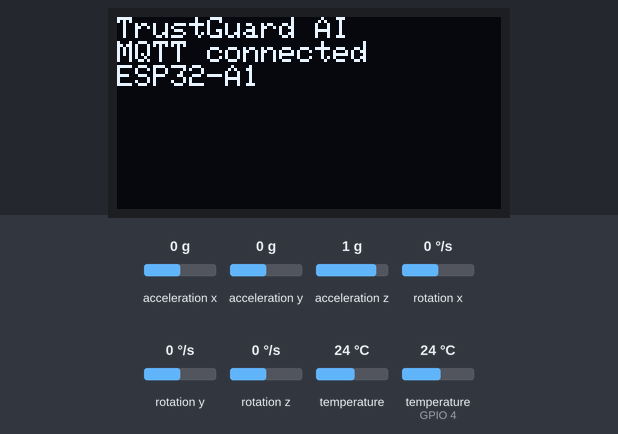
Recording of a sketch running on a simulated ESP32. Shown: 128×64 one-colour display. The test bench sets the inputs (shaded band); at power-on: acceleration z 1 g, acceleration x 0 g, temperature (sensor on GPIO 4) 24 °C, acceleration y 0 g, rotation x 0 °/s, rotation y 0 °/s, rotation z 0 °/s, temperature 24 °C. WiFi joins after 1.5 s; servers stay silent unless stated; the local clock reads 2024-03-15 10:24:30 at power-on unless the sketch sets it; no MQTT or app messages arrive unless stated; what the sketch prints to the serial monitor is not drawn.

Above: at 5.4 s.
5.5 s: acceleration z set to 0 g
At 6.8 s:
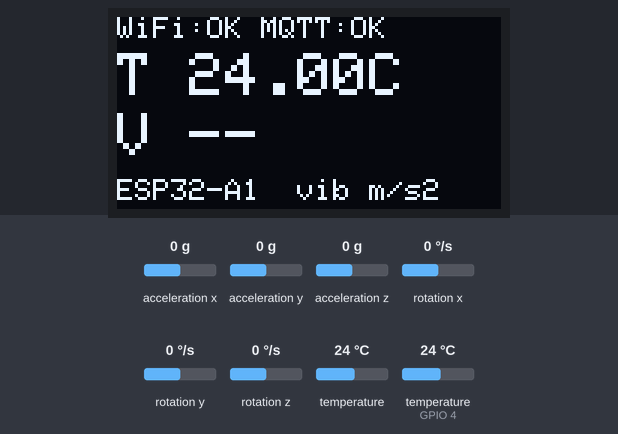
7.5 s: acceleration x set to -1.4 g
At 11.8 s:
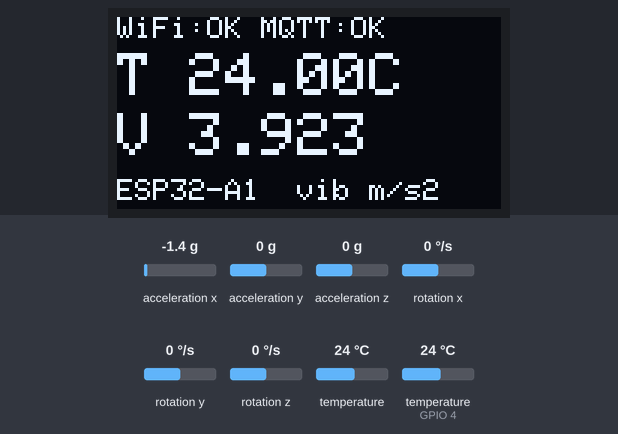
12.5 s: acceleration x set to 0 g
At 16.8 s:
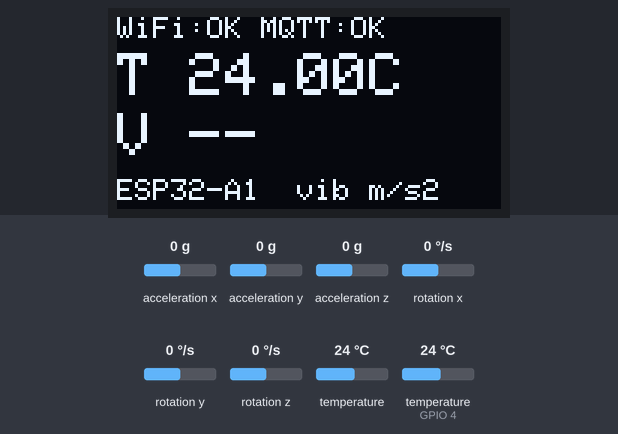
17.5 s: temperature (sensor on GPIO 4) set to 12 °C
At 21.8 s:
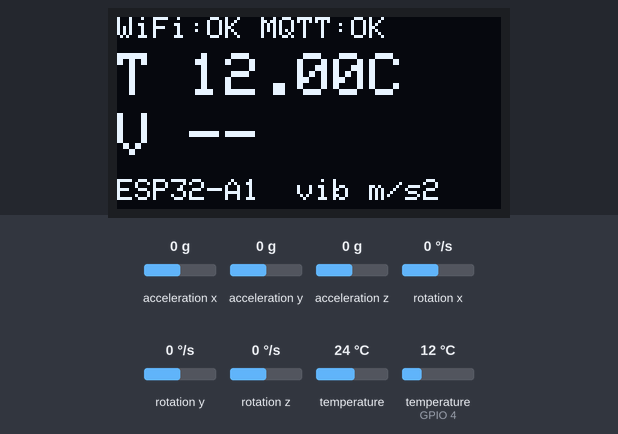
22.5 s: temperature (sensor on GPIO 4) set to 19 °C
At 26.8 s:
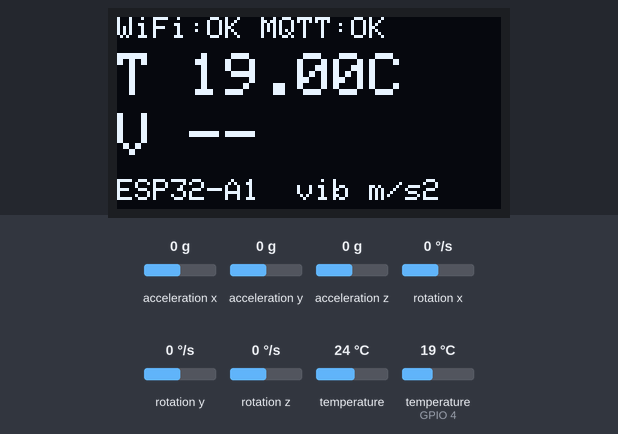
27.5 s: acceleration y set to -1.4 g
At 31.8 s:
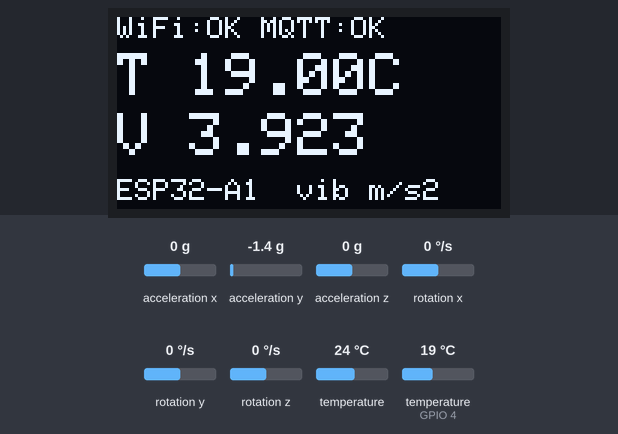
Timing chart, 0 to 33.3 s (numbered marks = the images above; inputs shaded):
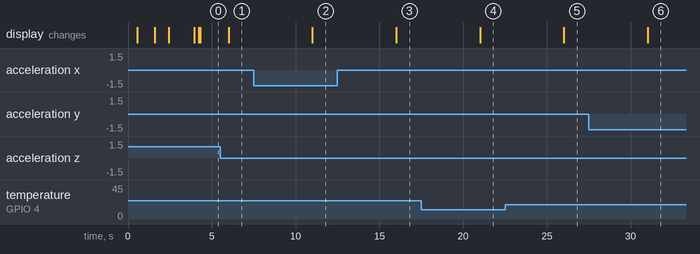

The sketch:

esp32_trustguard.ino
```cpp
/*
 * TrustGuard AI - ESP32 sensor node
 * DS18B20 temperature + MPU6050 vibration + SSD1306 OLED status screen
 *
 * Libraries (Arduino Library Manager):
 *   PubSubClient, OneWire, DallasTemperature, Adafruit MPU6050,
 *   Adafruit Unified Sensor, Adafruit BusIO, Adafruit SSD1306, Adafruit GFX Library
 *
 * Wiring:
 *   DS18B20 DATA -> GPIO 4 (4.7k pull-up to 3V3), VCC -> 3V3, GND -> GND
 *   MPU6050 SDA  -> GPIO 21, SCL -> GPIO 22 (3V3, GND)
 *   OLED    SDA  -> GPIO 21, SCL -> GPIO 22 (shared I2C bus with the MPU6050; 3V3, GND)
 *
 * Publishes JSON every PUBLISH_MS to:
 *   Legacy topics (SENSOR_ID = 0):
 *     trustguard/sensors/<MACHINE_ID>/temperature
 *     trustguard/sensors/<MACHINE_ID>/vibration
 *   Per-sensor topics (SENSOR_ID > 0, for sensors added on the website):
 *     trustguard/sensors/<MACHINE_ID>/temperature/<TEMP_SENSOR_ID>
 *     trustguard/sensors/<MACHINE_ID>/vibration/<VIB_SENSOR_ID>
 *
 * Vibration = RMS of dynamic acceleration in m/s^2 (raw; the backend calibrates it).
 * A failed read is sent as "value": null so the backend counts it as missing data.
 * Open the Serial Monitor at 115200 baud to see WiFi / MQTT status.
 */
#include <WiFi.h>
#include <WiFiClientSecure.h>
#include <PubSubClient.h>
#include <OneWire.h>
#include <DallasTemperature.h>
#include <Adafruit_MPU6050.h>
#include <Adafruit_GFX.h>
#include <Adafruit_SSD1306.h>
#include <Wire.h>
#include <math.h>
#include <time.h>

// ======================= EDIT THESE =======================
const char* WIFI_SSID    = "OPPO K13 Turbo 5G";   // must be 2.4 GHz
const char* WIFI_PASS    = "22052007";
const char* MQTT_HOST    = "q72067c0.ala.asia-southeast1.emqxsl.com";       // laptop IPv4 (run ipconfig) - changes if the hotspot changes!
const uint16_t MQTT_PORT = 8883;                  // 1883 = plain, 8883 = TLS
const bool USE_TLS       = true;                 // false for desk test, true + CA_CERT for real use
const char* MQTT_USER    = "esp32user";
const char* MQTT_PASS    = "Arun2007";
const char* DEVICE_ID    = "ESP32-A1";            // must match the registered device_id exactly
const int   MACHINE_ID   = 1;                     // must match the machine in TrustGuard
const unsigned long PUBLISH_MS = 5000;

// 0 = legacy topic  trustguard/sensors/<machine>/<type>
// >0 = per-sensor   trustguard/sensors/<machine>/<type>/<sensor_id>  (use the ID shown on the website)
const int TEMP_SENSOR_ID = 1;
const int VIB_SENSOR_ID  = 2;

// OLED
const int  OLED_W    = 128;
const int  OLED_H    = 64;                        // 32 for a 128x32 screen
const byte OLED_ADDR = 0x3C;                      // some screens use 0x3D

// Pins
const int PIN_SDA = 21;
const int PIN_SCL = 22;
const int PIN_DS18B20 = 4;

// TLS only: paste the broker CA certificate (PEM) between the quotes.
const char* CA_CERT = "";
// Lab bench only: skip certificate verification. Never enable on a shared network.
const bool ALLOW_INSECURE_TLS = true;
// ==========================================================

WiFiClient plainClient;
WiFiClientSecure tlsClient;
PubSubClient mqtt;
OneWire oneWire(PIN_DS18B20);
DallasTemperature ds18b20(&oneWire);
Adafruit_MPU6050 mpu;
Adafruit_SSD1306 display(OLED_W, OLED_H, &Wire, -1);
bool mpuOk = false;
bool mpuRaw = false;        // true = talking to the chip registers directly (clone chips the Adafruit library rejects)
uint8_t mpuAddr = 0x68;
bool oledOk = false;
unsigned long lastPublish = 0;
unsigned long lastWifiTry = 0;

// ---------- OLED helpers ----------
void showStatus(const String& l1, const String& l2 = "", const String& l3 = "") {
  if (!oledOk) return;
  display.clearDisplay();
  display.setTextSize(1);
  display.setTextColor(SSD1306_WHITE);
  display.setCursor(0, 0);
  display.println("TrustGuard AI");
  display.println(l1);
  if (l2.length()) display.println(l2);
  if (l3.length()) display.println(l3);
  display.display();
}

void showReadings(bool tempOk, float tC, bool vibOk, float vib) {
  if (!oledOk) return;
  display.clearDisplay();
  display.setTextColor(SSD1306_WHITE);
  // Row 1 (small): link status
  display.setTextSize(1);
  display.setCursor(0, 0);
  display.print("WiFi:"); display.print(WiFi.status() == WL_CONNECTED ? "OK " : "-- ");
  display.print("MQTT:"); display.print(mqtt.connected() ? "OK" : "--");
  // Row 2 (medium): temperature, 2 decimals
  display.setTextSize(2);
  display.setCursor(0, 12);
  display.print("T ");
  if (tempOk) { display.print(tC, 2); display.print("C"); } else display.print("--");
  // Row 3 (medium): vibration, 3 decimals
  display.setCursor(0, 32);
  display.print("V ");
  if (vibOk) display.print(vib, 3); else display.print("--");
  // Row 4 (small): device id + unit hint
  display.setTextSize(1);
  display.setCursor(0, 54);
  display.print(DEVICE_ID); display.print("  vib m/s2");
  display.display();
}

// ---------- connectivity ----------
void syncClock() {
  configTime(0, 0, "pool.ntp.org", "time.google.com");  // UTC timestamps
  time_t t = 0; int tries = 0;
  while (t < 1700000000 && tries++ < 40) { delay(250); time(&t); }
}

void connectWifi() {
  Serial.print("Connecting to WiFi: "); Serial.println(WIFI_SSID);
  showStatus("WiFi connecting...", WIFI_SSID);
  WiFi.mode(WIFI_STA);
  WiFi.setAutoReconnect(true);
  WiFi.begin(WIFI_SSID, WIFI_PASS);
  int dots = 0;
  while (WiFi.status() != WL_CONNECTED) {
    delay(500);
    Serial.print(".");
    if (++dots % 20 == 0) {
      Serial.println(" (still trying - check name/password, must be 2.4 GHz)");
      WiFi.disconnect();
      WiFi.begin(WIFI_SSID, WIFI_PASS);   // retry; fixes the occasional stuck connect
    }
  }
  Serial.println();
  Serial.print("WiFi connected, ESP32 IP: "); Serial.println(WiFi.localIP());
  showStatus("WiFi connected", WiFi.localIP().toString());
  syncClock();
}

void connectMqtt() {
  while (!mqtt.connected()) {
    if (WiFi.status() != WL_CONNECTED) connectWifi();
    Serial.print("Connecting to MQTT "); Serial.print(MQTT_HOST); Serial.print(":"); Serial.println(MQTT_PORT);
    showStatus("MQTT connecting...", String(MQTT_HOST) + ":" + String(MQTT_PORT));
    if (mqtt.connect(DEVICE_ID, MQTT_USER, MQTT_PASS)) {
      Serial.println("MQTT connected");
      showStatus("MQTT connected", DEVICE_ID);
    } else {
      int st = mqtt.state();
      Serial.print("MQTT failed, state="); Serial.print(st);
      Serial.println("  (-2 = cannot reach broker: check IP/firewall/listener, 4 = bad user/password, 5 = not authorised)");
      showStatus("MQTT failed", "state " + String(st), "retrying...");
      delay(3000);
    }
  }
}

// ---------- publishing ----------
String isoNow() {
  time_t t; time(&t);
  if (t < 1700000000) return "";  // clock not synced: omit timestamp, server uses receive time
  struct tm tm; gmtime_r(&t, &tm);
  char buf[25]; strftime(buf, sizeof(buf), "%Y-%m-%dT%H:%M:%SZ", &tm);
  return String(buf);
}

void publishValue(const char* sensorType, int sensorId, bool ok, float value) {
  char topic[96];
  if (sensorId > 0) snprintf(topic, sizeof(topic), "trustguard/sensors/%d/%s/%d", MACHINE_ID, sensorType, sensorId);
  else              snprintf(topic, sizeof(topic), "trustguard/sensors/%d/%s", MACHINE_ID, sensorType);
  String ts = isoNow();
  String payload = String("{\"device_id\":\"") + DEVICE_ID + "\",\"sensor_type\":\"" + sensorType + "\",\"value\":" +
                   (ok ? String(value, 3) : String("null")) + (ts.length() ? ",\"timestamp\":\"" + ts + "\"" : "") + "}";
  bool sent = mqtt.publish(topic, payload.c_str(), false);  // not retained
  Serial.print(sent ? "Published " : "PUBLISH FAILED ");
  Serial.print(topic); Serial.print(" -> "); Serial.println(payload);
}

// ---------- sensors ----------
// DS18B20 read with up to 4 attempts. A failed CRC returns DEVICE_DISCONNECTED_C (-127);
// exactly 85.0 is the sensor's power-on default, not a measurement. Neither is ever reported as real.
float readTemperature(bool &ok) {
  for (int i = 0; i < 4; i++) {
    ds18b20.requestTemperatures();
    float t = ds18b20.getTempCByIndex(0);
    if (t != DEVICE_DISCONNECTED_C && !isnan(t) && t != 85.0f) { ok = true; return t; }
    delay(150);
  }
  ok = false;
  return NAN;
}

bool mpuWriteReg(uint8_t reg, uint8_t val) {
  Wire.beginTransmission(mpuAddr);
  Wire.write(reg); Wire.write(val);
  return Wire.endTransmission() == 0;
}

// Fallback for MPU6050-compatible chips (MPU6500/9250 clones) that the Adafruit library refuses.
bool rawMpuInit() {
  const uint8_t addrs[2] = {0x68, 0x69};
  for (int i = 0; i < 2; i++) {
    mpuAddr = addrs[i];
    Wire.beginTransmission(mpuAddr);
    if (Wire.endTransmission() != 0) continue;
    if (!mpuWriteReg(0x6B, 0x00)) continue;   // wake up
    delay(50);
    mpuWriteReg(0x1C, 0x10);                  // accel range +/-8 g (4096 LSB/g)
    mpuWriteReg(0x1A, 0x03);                  // low-pass filter ~44 Hz
    Wire.beginTransmission(mpuAddr); Wire.write(0x75); Wire.endTransmission(false);
    Wire.requestFrom((int)mpuAddr, 1);
    if (Wire.available()) { Serial.print("MPU WHO_AM_I = 0x"); Serial.println(Wire.read(), HEX); }
    return true;
  }
  return false;
}

bool readAccel(float &x, float &y, float &z) {   // m/s^2
  if (!mpuRaw) {
    sensors_event_t a, g, t; mpu.getEvent(&a, &g, &t);
    x = a.acceleration.x; y = a.acceleration.y; z = a.acceleration.z;
    return true;
  }
  Wire.beginTransmission(mpuAddr); Wire.write(0x3B);
  if (Wire.endTransmission(false) != 0) return false;
  if (Wire.requestFrom((int)mpuAddr, 6) != 6) return false;
  uint8_t b[6];
  for (int i = 0; i < 6; i++) b[i] = Wire.read();
  const float k = 9.80665f / 4096.0f;
  x = (int16_t)((b[0] << 8) | b[1]) * k;
  y = (int16_t)((b[2] << 8) | b[3]) * k;
  z = (int16_t)((b[4] << 8) | b[5]) * k;
  return true;
}

float readVibrationRms() {  // RMS of acceleration magnitude minus gravity over ~200 ms
  double sumSq = 0; int n = 0, bad = 0;
  unsigned long start = millis();
  while (millis() - start < 200) {
    float ax = 0, ay = 0, az = 0;
    readAccel(ax, ay, az);   // on failure stays 0 -> counted as a bad sample below
    double mag = sqrt((double)ax * ax + (double)ay * ay + (double)az * az);
    if (isnan(mag) || mag < 3.0) bad++;   // a working sensor at rest reads ~9.8; ~0 means the I2C read failed
    double dyn = mag - 9.80665;
    sumSq += dyn * dyn; n++;
    delay(5);
  }
  if (n == 0 || bad > n / 2) return NAN;  // sensor not answering: report missing, never a fake number
  return (float)sqrt(sumSq / n);
}

void haltWithError(const char* msg) {  // refuse to run in an unsafe / unconfigured state
  while (true) { Serial.println(msg); showStatus("CONFIG ERROR", msg); delay(5000); }
}

// ---------- sensor init (safe to call repeatedly) ----------
bool dsOk = false;

void initSensors() {
  if (!dsOk) {
    pinMode(PIN_DS18B20, INPUT_PULLUP);  // weak internal pull-up; a real 4.7k resistor to 3V3 is still best
    ds18b20.begin();
    dsOk = ds18b20.getDeviceCount() > 0;
  }
  if (!mpuOk) {
    mpuRaw = false;
    mpuOk = mpu.begin(0x68, &Wire);
    if (!mpuOk) mpuOk = mpu.begin(0x69, &Wire);   // AD0 pin high
    if (mpuOk) {
      mpu.setAccelerometerRange(MPU6050_RANGE_8_G);
      mpu.setFilterBandwidth(MPU6050_BAND_44_HZ);
    } else if (rawMpuInit()) {                    // library rejected the chip: read it directly
      mpuRaw = true; mpuOk = true;
    }
  }
}

// ---------- setup / loop ----------
void setup() {
  Serial.begin(115200);
  delay(500);
  Wire.begin(PIN_SDA, PIN_SCL);  // shared by MPU6050 and OLED

  oledOk = display.begin(SSD1306_SWITCHCAPVCC, OLED_ADDR);
  Serial.println(oledOk ? "OLED found" : "OLED NOT found (check wiring / address 0x3C or 0x3D)");
  showStatus("Starting...");

  if (strcmp(MQTT_PASS, "CHANGE_ME") == 0) haltWithError("Set MQTT_PASS and WIFI_* before flashing.");
  if (USE_TLS && strlen(CA_CERT) == 0 && !ALLOW_INSECURE_TLS) haltWithError("TLS on but CA_CERT empty.");

  delay(1000);  // let the sensors power up before the first check
  for (int i = 0; i < 5 && !(mpuOk && dsOk); i++) {   // retry: sensors can be slow right after power-on
    initSensors();
    if (!(mpuOk && dsOk)) delay(500);
  }
  Serial.println(dsOk ? "DS18B20 found" : "DS18B20 NOT found (check data wire on GPIO 4 + 4.7k pull-up)");
  Serial.println(mpuOk ? (mpuRaw ? "MPU6050 found (direct register mode)" : "MPU6050 found") : "MPU6050 NOT found (check SDA/SCL/power)");
  showStatus(oledOk ? "OLED ok" : "OLED missing", mpuOk ? "MPU6050 ok" : "MPU6050 missing", dsOk ? "DS18B20 ok" : "DS18B20 missing");
  delay(800);

  connectWifi();
  if (USE_TLS) {
    if (strlen(CA_CERT)) tlsClient.setCACert(CA_CERT);
    else { Serial.println("WARNING: TLS certificate verification DISABLED (ALLOW_INSECURE_TLS)"); tlsClient.setInsecure(); }
    mqtt.setClient(tlsClient);
  } else {
    mqtt.setClient(plainClient);
  }
  mqtt.setServer(MQTT_HOST, MQTT_PORT);
  mqtt.setBufferSize(512);
  mqtt.setKeepAlive(30);
}

void loop() {
  connectMqtt();
  mqtt.loop();
  if (millis() - lastPublish < PUBLISH_MS) return;
  lastPublish = millis();

  if (!mpuOk || !dsOk) {   // a sensor was missing at boot: try again
    initSensors();
    if (mpuOk) Serial.println("MPU6050 found (late)");
    if (dsOk) Serial.println("DS18B20 found (late)");
  }

  bool tempOk = false;
  float tC = readTemperature(tempOk);   // always try, with retries (the bus can glitch for a moment)
  publishValue("temperature", TEMP_SENSOR_ID, tempOk, tC);

  float vib = mpuOk ? readVibrationRms() : NAN;
  bool vibOk = mpuOk && !isnan(vib);
  if (!vibOk) mpuOk = false;      // force a re-init on the next cycle
  publishValue("vibration", VIB_SENSOR_ID, vibOk, vib);

  showReadings(tempOk, tC, vibOk, vib);
}
```

Measured:
- after the input at 5.5 s, the display: changes after 0.51 s (image 1)
- after the input at 7.5 s, the display: changes after 3.5 s (image 2)
- after the input at 12.5 s, the display: changes after 3.5 s (image 3)
- after the input at 17.5 s, the display: changes after 3.5 s (image 4)
- after the input at 22.5 s, the display: changes after 3.5 s (image 5)
- after the input at 27.5 s, the display: changes after 3.5 s (image 6)
